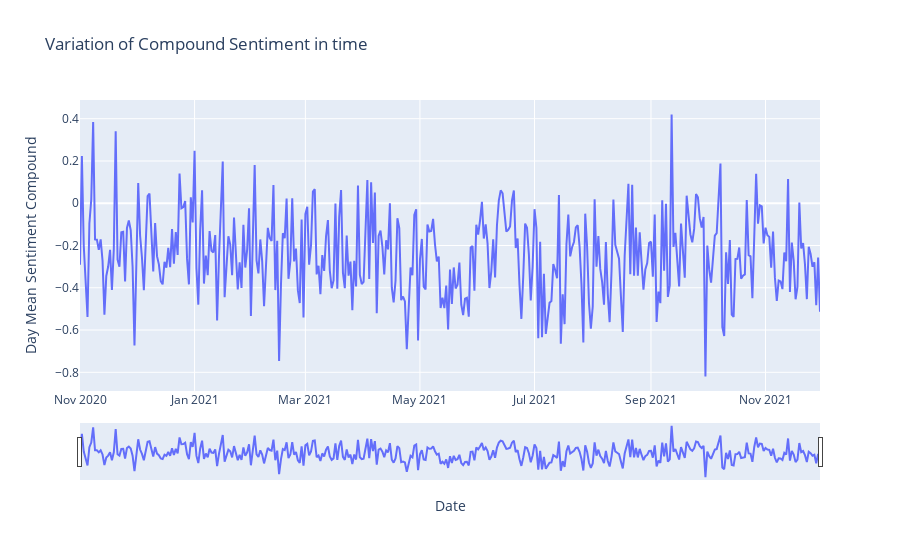

This figure's notebook cell:
### Markdown cell above
### Time series

### Code cell
fig=px.line(sentiment_df, x=sentiment_df.index, y='compound', title='Variation of Compound Sentiment in time',
            labels={
                "index": "Date",
                "compound": "Day Mean Sentiment Compound"
            },
            )
fig.update_xaxes(rangeslider_visible=True)
fig.show()

### Figure 1 — Plotly figure (JSON) as saved in the notebook; plotly's stock layout.template omitted (floating-point values rounded to 4 significant figures; data arrays with more than 128 entries replaced by an {"elided": "..."} marker saying what was removed)
{"data": [{"hovertemplate": "Date=%{x}<br>Day Mean Sentiment Compound=%{y}<extra></extra>", "legendgroup": "", "line": {"color": "#636efa", "dash": "solid"}, "marker": {"symbol": "circle"}, "mode": "lines", "name": "", "orientation": "v", "showlegend": false, "type": "scatter", "x": {"elided": "395 str values"}, "xaxis": "x", "y": {"elided": "395 float values"}, "yaxis": "y"}], "layout": {"legend": {"tracegroupgap": 0}, "title": {"text": "Variation of Compound Sentiment in time"}, "xaxis": {"anchor": "y", "domain": [0, 1], "rangeslider": {"visible": true}, "title": {"text": "Date"}}, "yaxis": {"anchor": "x", "domain": [0, 1], "title": {"text": "Day Mean Sentiment Compound"}}}}
